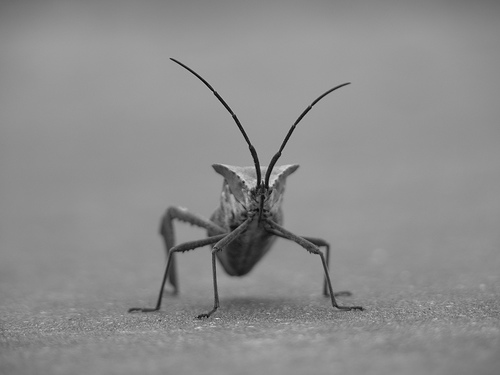
#> input picture CS231n-master/assignment1a/assignment1/stinkbug.png, 500 x 375 px, given in place of img.png, which was not available
$ jupyter execute --allow-errors Untitled.ipynb   (shell and % lines are left out)   (Python 2 division)   (text cells are left out)
#> lines starting #> are read from the running program, lines starting #| are printed output that depends on the picture; pictures that were not available may be replaced by others from this repository, and a replacement may not be noted
[cell 1]
from jupyter_core.paths import jupyter_data_dir
print(jupyter_data_dir())
#> (this line was passed over: jupyter_core is not available in this run)

[cell 2]
import numpy as np
a=np.arange(9)
np.reshape(a, (3,-1))

[cell 3]
import numpy as np
np.reshape(np.arange(9),(3,-1))

[cell 4]
np.reshape(a,(-1))

[cell 5]
a=np.array(([2,3,4],[3,4,5]))
print a,"\n"

print np.reshape(a,(-1))

[cell 6]
########## practice reshape ###########

import numpy as np
a=np.array(([2,2,4],[5,6,7],[4,5,8],[8,9,0]))
b=np.reshape(a,(-1))
print b

## np.reshape has 3 parameters ( last one is optional)
# 1. the array which is to be reshaped
# 2. a tuple having the shape of the new array
# 3. order = 'F' or order = 'C'

print np.reshape(b,(3,-1))  #### here we just wanted array in 3 rows
print np.reshape(b,(-1,3))  ### here we wanted array in 3 columns

[cell 7]
############### np.random.randint  ###########

a=np.random.randint(10,size=(4,5))

[cell 8]
print a

[cell 9]
np.random.randint(2000,size=(2,9,9))

[cell 10]
np.random.randint(100,size=(2,3,4))

[cell 11]
############## np.random.choice ###################
## it takes in 3 arguments(3,4 are optional)
## 1.  the 1-D array from which the new random array elements are to be choosen( error, if not 1-D array)
## 2.  the tuple denoting the size of new random array
## 3.  the a 1-D array of same len as 1. but it's elements have the probabilities for elements of array in 1. with
# which the elements are choose for the new random array

a=np.random.randint(100,size=(3,4))
print a

b=np.reshape(a,(-1))
print b

b=np.reshape(a,(-1),order='F')
print b

c=np.random.choice(b,(3,4,5))
print c

#> (a cell that did not finish here is left out)

[cell 13]
c=np.random.choice(b,(4,6))  ##########   b is one dimensional
print c

[cell 14]
######################  np.flatnonzero(ndarray) ##################

a=np.array(([1,2,0],[7,2,3],[0,0,3]))
np.flatnonzero(a)

## returns an np array having positions of non-zero elements of the input array

[cell 15]
import os
#> (the rest of this cell did not finish here and is left out)

[cell 16]
import matplotlib.pyplot as plt
import matplotlib.image as mpimg
import numpy as np
img_arr=mpimg.imread('/home/akshay/Desktop/img.png')
#> img_arr is the input picture: shape (375, 500, 3) float32; min 0, max 0.851, mean 0.551

[cell 17]
plt.imshow(img_arr*img_arr)
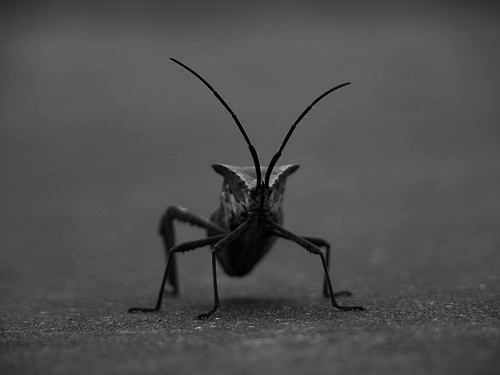
#> shown: shape (375, 500, 3) float32; min 0, max 0.724, mean 0.31

[cell 18]
plt.imshow(img_arr*img_arr*img_arr*img_arr)
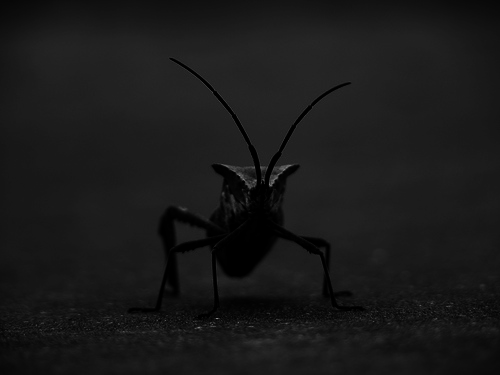
#> shown: shape (375, 500, 3) float32; min 0, max 0.524, mean 0.101

[cell 19]
plt.imshow(np.sqrt(img_arr))
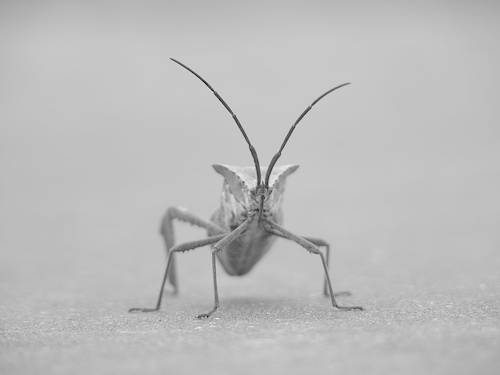
#> shown: shape (375, 500, 3) float32; min 0, max 0.922, mean 0.74

#> (a cell that did not finish here is left out)

[cell 21]
###############  plt.plot and plt.subplot and plt.figure  ##############################

import matplotlib.pyplot as plt
plt.figure(1)                # the first figure
plt.subplot(211)             # the first subplot in the first figure
plt.plot([1, 2, 3])
plt.subplot(212)             # the second subplot in the first figure
plt.plot([4, 5, 6])


plt.figure(2)                # a second figure
plt.plot([4, 5, 6])          # creates a subplot(111) by default
plt.title('figure2')

plt.figure(1)                # figure 1 current; subplot(212) still current
plt.subplot(211)             # make subplot(211) in figure1 current
plt.title('figure 1')
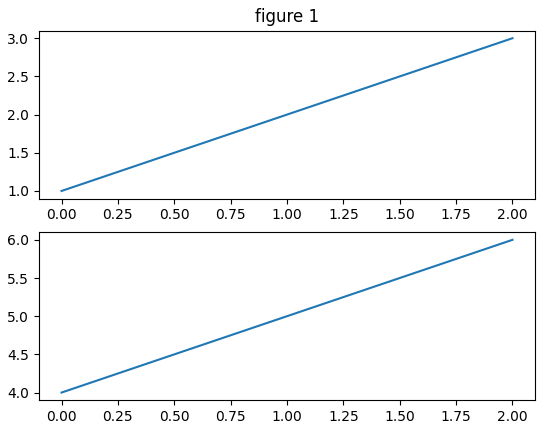
#> figure drawn by matplotlib, 2 panels
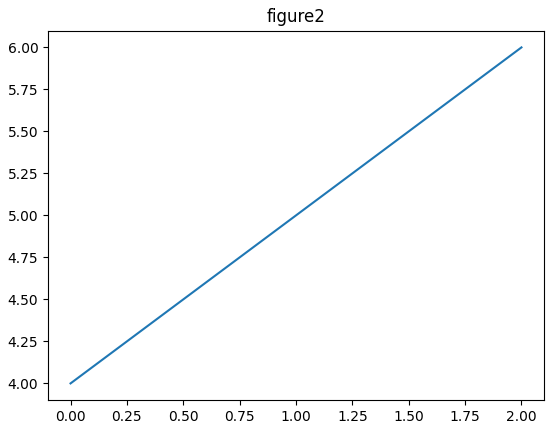
#> figure drawn by matplotlib, 1 panel
